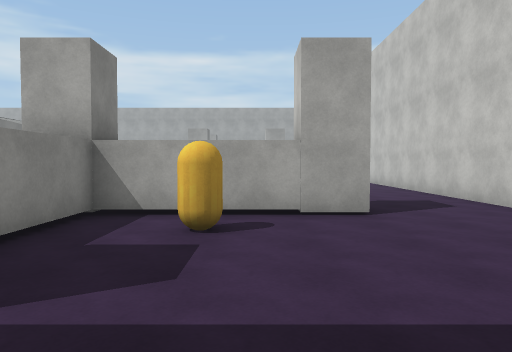
[1] (above)

24 first-person views from a walk through a scene from a Unity 3-D project. The camera is 1.5 m above the floor, tilts 2° down and sees 70° across. The floor is counted in squares, 2 m on a side. Each view is taken from the middle of a square. On the plan, view 1 faces up. The plan holds only what a view shows up to about 11 squares ahead; the rest is blank. The place goes on beyond the plan. The player is left out. Surface patterns are stand-ins for the level's own textures.

[2]
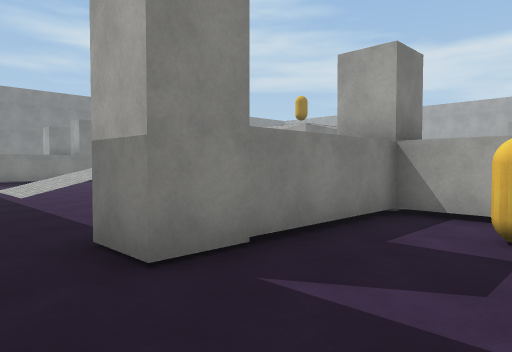

[3]
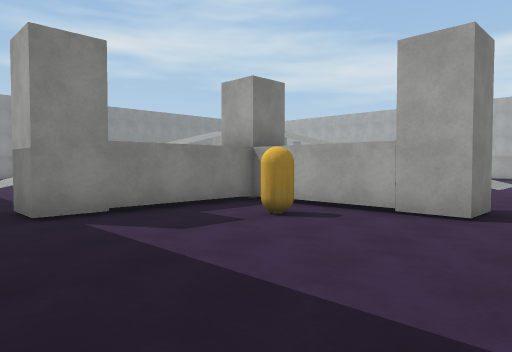

[4]
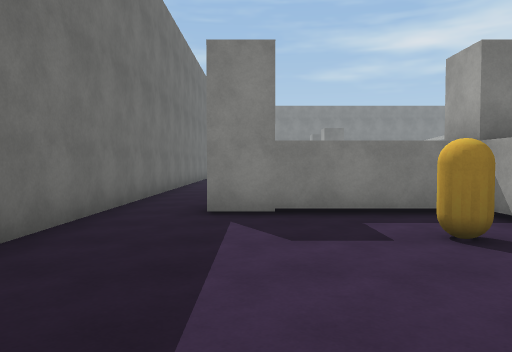

[5]
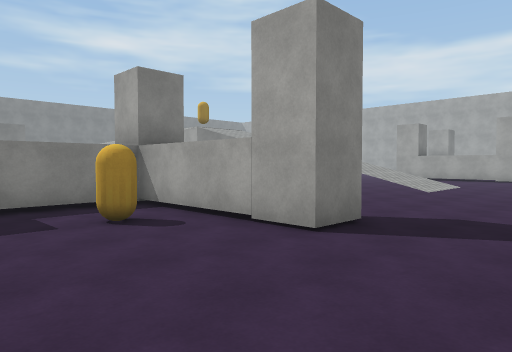

[6]
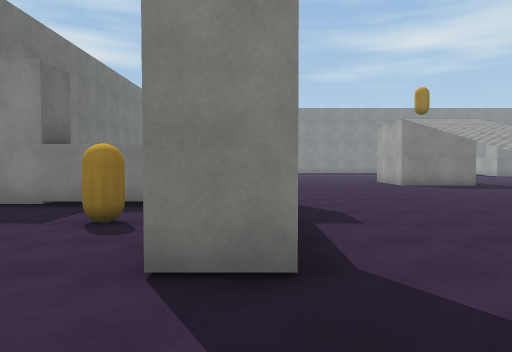

[7]
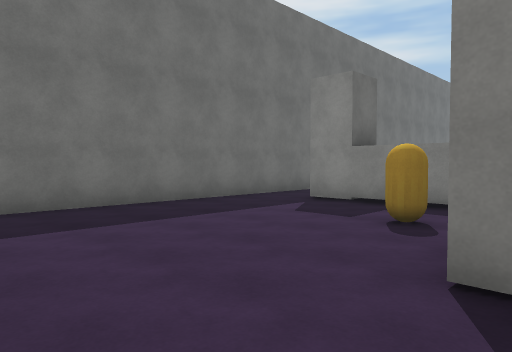

[8]
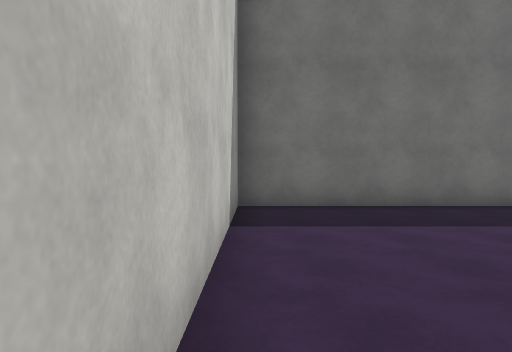

[9]
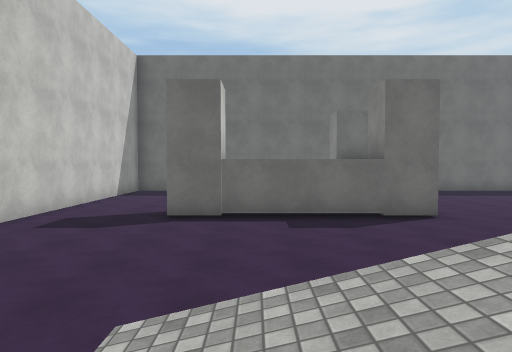

[10]
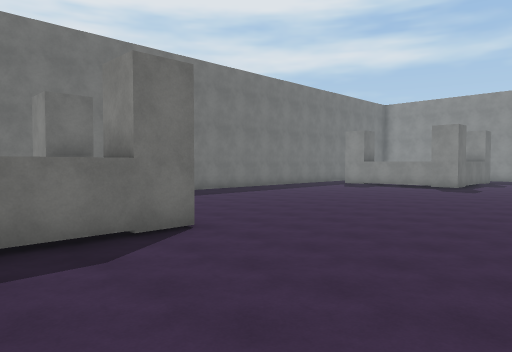

[11]
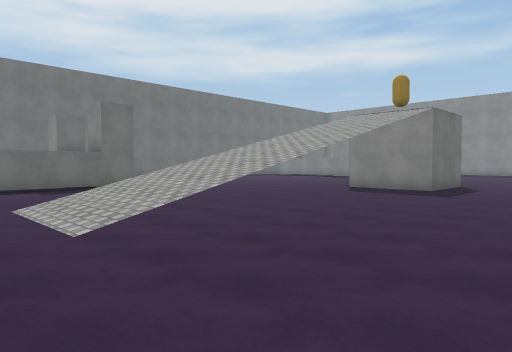

[12]
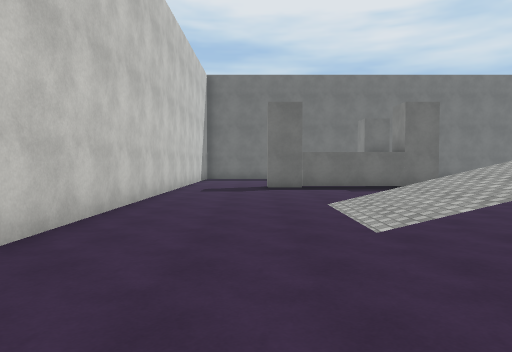

[13]
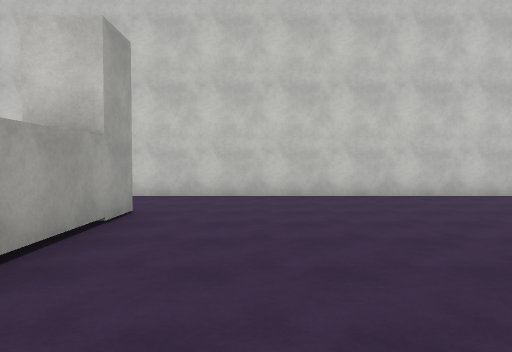

[14]
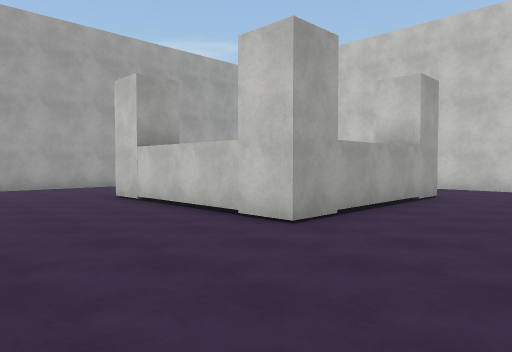

[15]
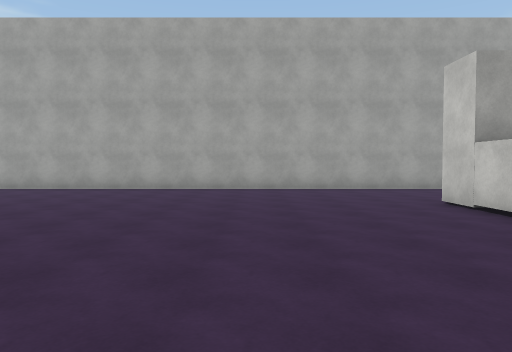

[16]
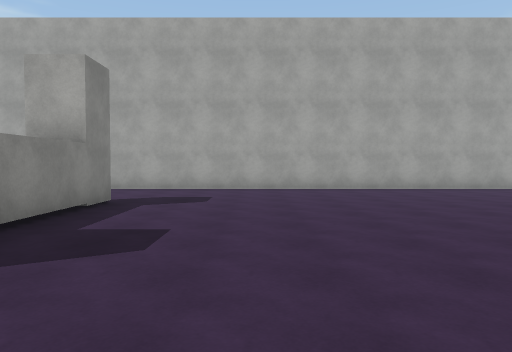

[17]
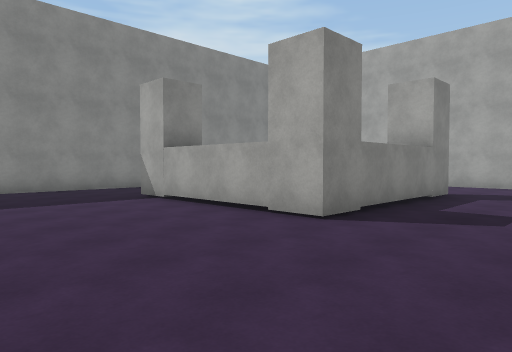

[18]
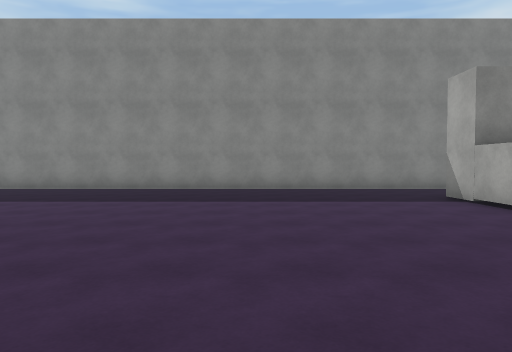

[19]
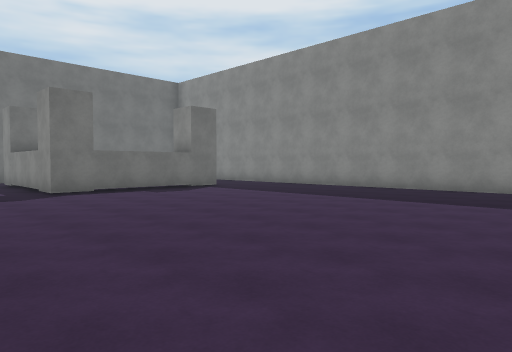

[20]
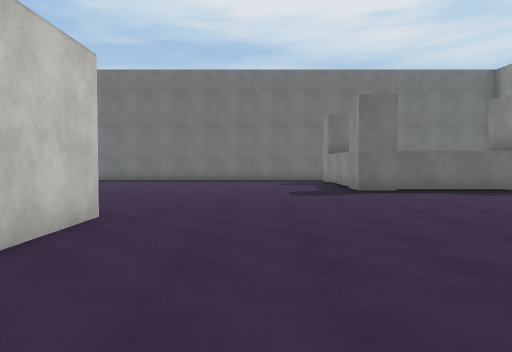

[21]
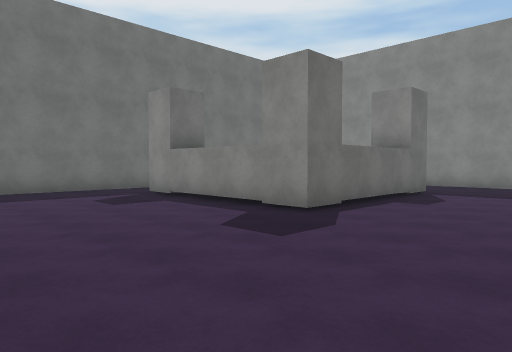

[22]
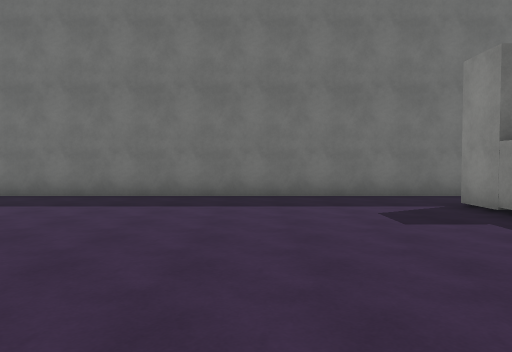

[23]
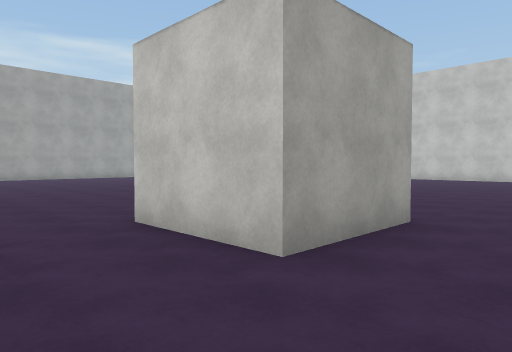

[24]
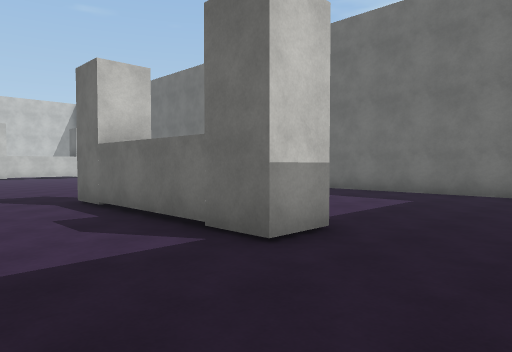

### Floor plan
Key: @ floor where view 1 was taken; # wall or solid block; . floor; / step, stairs or slope; = window, fence, low wall or low ledge; O other object.
Columns run from 24 left of view 1 to 5 right of it. Each row starts with its distance up from view 1.
 28        ################
 27        ................
 26        ................
 25         ..............
 24         #.............
 23         #............#
 22         #.....//.....#
 21 #       #.....  .....#
 20 #..     #.....  .....#      .#
 19 #...#####.....  .....#####...#
 18 #.............  .............#
 17 #............... ............#
 16 #............... ............#
 15 #............................#
 14 #............................#
 13 #...////......##......////...#
 12 #...//   .....##......////...#
 11 #.../=  ......##......##//...#
 10 #............................#
  9 #............................#
  8 #............................#
  7 #............................#
  6  ...#####.....  .....#####...#
  5   ...   #.....  .....#.......#
  4   ...   #...../ .....#..O....#
  3   ....  #.....//.....#.......#
  2   ..... #.....//.....#.......#
  1   ..... .....................#
  0    .....................@....#
 -1    ###########################

Positions as (right, up) in squares from view 1, and headings:
1: (0, 0), facing up
2: (0, 0), facing up-left
3: (3, 0), facing up-left
4: (3, 2), facing left
5: (4, 2), facing up-left
6: (4, 6), facing left
7: (4, 6), facing down-left
8: (4, 6), facing down
9: (0, 13), facing down
10: (0, 11), facing down-left
11: (2, 17), facing down-left
12: (2, 17), facing down
13: (-4, 17), facing right
14: (-7, 16), facing up-right
15: (-7, 17), facing up
16: (-13, 17), facing up
17: (-13, 15), facing up-left
18: (-13, 15), facing left
19: (-13, 16), facing down-left
20: (-13, 16), facing down
21: (-11, 10), facing down-left
22: (-12, 8), facing down
23: (-13, 9), facing up-right
24: (-23, 9), facing down-right
